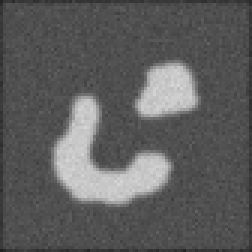
#> input picture segmentacion-snakes&levelsets/imgs/twoObj.bmp, 84 x 84 px (shown 3 times larger)
$ python main_levelSets_solution.py
#> lines starting #> are read from the running program, lines starting #| are printed output that depends on the picture; after the words box and inside, x2 and y2 are one past the last pixel; in counts of white or black regions, pixels touching at a corner belong together
# https://wiseodd.github.io/techblog/2016/11/05/levelset-method/
# https://wiseodd.github.io/techblog/2016/11/20/levelset-segmentation/

from skimage import measure
import numpy as np
import scipy.ndimage
import scipy.signal
import matplotlib.pyplot as plt
from skimage import color, io
from mpl_toolkits.mplot3d import Axes3D


def grad(x):
    return np.array(np.gradient(x))


def norm(x, axis=0):
    return np.sqrt(np.sum(np.square(x), axis=axis))


def stopping_fun(x):
    return 1. / (1. + norm(grad(x)) ** 2)


def default_phi(x):
    # Initialize surface phi at the border (margin px from the border) of the image
    # i.e. 1 outside the curve, and -1 inside the curve
    phi = np.ones(x.shape[:2])
    margin = 15
    phi[margin:-margin, margin:-margin] = -1
    return phi


def show_fig1(fig1, phi):
    ax1 = fig1.add_subplot(111, projection='3d')
    y, x = phi.shape
    x = np.arange(0, x, 1)
    y = np.arange(0, y, 1)
    X, Y = np.meshgrid(x, y)
    ax1.plot_surface(X, Y, -phi, rstride=2, cstride=2, color='r', linewidth=0, alpha=0.6, antialiased=True)
    ax1.contour(X, Y, phi, 0, colors='g', linewidths=2)


def show_fig2(fig2, phi, img):
    contours = measure.find_contours(phi, 0)
    ax2 = fig2.add_subplot(111)
    ax2.imshow(img, interpolation='nearest', cmap=plt.cm.gray)
    for n, contour in enumerate(contours):
        ax2.plot(contour[:, 1], contour[:, 0], linewidth=2)


def naive_levelSets(img, img_smooth):
    # naive level sets

    F = stopping_fun(img_smooth)
    plt.imshow(F, cmap='gray')
    plt.show()

    phi = default_phi(img)
    dt = 1.

    fig1 = plt.figure(1)
    fig2 = plt.figure(2)
    show_fig1(fig1, phi)
    show_fig2(fig2, phi, img)

    n_iter = 250
    for i in range(n_iter):
        dphi = grad(phi)
        dphi_norm = norm(dphi)

        dphi_t = F * dphi_norm

        phi = phi + dt * dphi_t

        # plt.imshow(img)
        # print("zeros:",np.sum(phi>0))
        # plt.imshow(np.linalg.norm(dphi),cmap='gray')
        show_fig1(fig1, phi)
        show_fig2(fig2, phi, img)
        plt.pause(0.5)

    print("iters:", n_iter)


# geodesic level sets


def curvature(f):
    fy, fx = grad(f)
    norm = np.sqrt(fx ** 2 + fy ** 2)
    Nx = fx / (norm + 1e-8)
    Ny = fy / (norm + 1e-8)
    return div(Nx, Ny)


def div(fx, fy):
    fyy, fyx = grad(fy)
    fxy, fxx = grad(fx)
    return fxx + fyy


def dot(x, y, axis=0):
    return np.sum(x * y, axis=axis)


def geodesic_levelSets(img, img_smooth):
    print("Now the geodesic level sets")

    phi = default_phi(img)

    fig1 = plt.figure(1)
    fig2 = plt.figure(2)
    show_fig1(fig1, phi)
    show_fig2(fig2, phi, img)

    v = 1.
    dt = 1.
    # alpha=0.3
    g = stopping_fun(img_smooth)  # , alpha)
    dg = grad(g)
    n_iter = 130
    for i in range(n_iter):
        print(i)
        dphi = grad(phi)
        dphi_norm = norm(dphi)
        kappa = curvature(phi)

        smoothing = g * kappa * dphi_norm
        balloon = g * dphi_norm * v
        attachment = dot(dphi, dg)

        dphi_t =  balloon + attachment

        phi = phi + dt * dphi_t

        show_fig2(fig2, phi, img)
        plt.pause(0.5)
        '''
        plt.imshow(phi,cmap='gray')
        plt.show()
        plt.pause(0.5)
        '''


if __name__ == "__main__":
    # read image, convert to gray levels and normalize
    img = io.imread('./imgs/twoObj.bmp')
#> img is the input picture: shape (84, 84); min 34, max 214, mean 93.8
    img = color.rgb2gray(img)
    img = img - np.mean(img)

    print(img)
#> (printed output is left out)
    gx, gy = np.gradient(img)

    print(gx)
#> (printed output is left out)
    plt.imshow(gx, cmap='gray', interpolation='none')
    plt.show()

    plt.imshow(gy, cmap='gray', interpolation='none')
    plt.show()

    # Smooth the image to reduce noise and separation between noise and edge becomes clear
    sigma = 0
    img_smooth = scipy.ndimage.filters.gaussian_filter(img, sigma)

    # evolve the surface with the naive approach and/or the GAC formulationi

    bNaive = False
    if bNaive:
        naive_levelSets(img, img_smooth)

    bGAC = True
    if bGAC:
        geodesic_levelSets(img, img_smooth)
#> in geodesic_levelSets, `phi = default_phi(img)`:
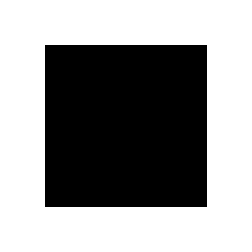
#> phi: shape (84, 84) float64 (shown 3 times larger); values -1 (black) and 1 (white), 58.7% white; 1 black region, box (x1, y1, x2, y2) and area: (15, 15, 69, 69) 2916
#> in show_fig1, `ax1.plot_surface(X, Y, -phi, rstride=2, cstride=2, color='r', linewidt..`:
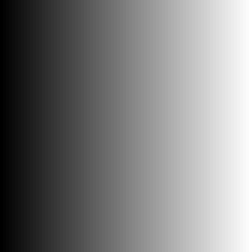
#> X: shape (84, 84) int64 (shown 3 times larger); min 0, max 83, mean 41.5; drawn with min black and max white
#> in show_fig2, `contours = measure.find_contours(phi, 0)`: contours = 1 point arrays, longest 217 points
#> the loop in show_fig2, `for n, contour in enumerate(contours):` made 1 pass
#> the loop in geodesic_levelSets, `for i in range(n_iter):` made 130 passes
#> contours in show_fig2 on passes 1 to 12: 1 point arrays, longest 217 points, 1 point arrays, longest 235 points, 1 point arrays, longest 255 points, 1 point arrays, longest 277 points, 3 point arrays, longest 313 points, 4 point arrays, longest 317 points, 4 point arrays, longest 323 points, 6 point arrays, longest 331 points, 8 point arrays, longest 341 points, 8 point arrays, longest 349 points, 10 point arrays, longest 365 points, 12 point arrays, longest 379 points
#> pass 1, in geodesic_levelSets, `dphi_norm = norm(dphi)`:
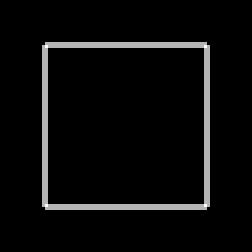
#> dphi_norm: shape (84, 84) float64 (shown 3 times larger); min 0, max 1.41, mean 0.0609; drawn with min black and max white
#> pass 1, in curvature, `fy, fx = grad(f)`:
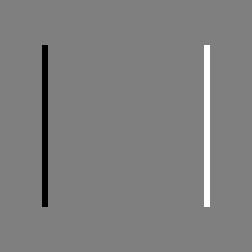
#> fx: shape (84, 84) float64 (shown 3 times larger); min -1, max 1, mean 0; drawn with min black and max white
#> pass 1, in geodesic_levelSets, `plt.pause(0.5)`:
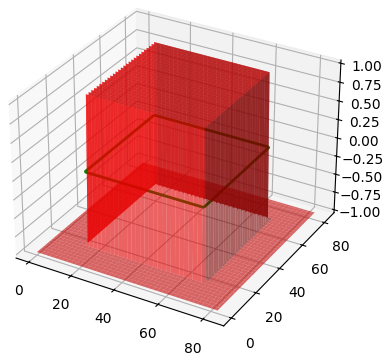
#> figure drawn by matplotlib, 1 panel
#> pass 1, in geodesic_levelSets, `plt.pause(0.5)`:
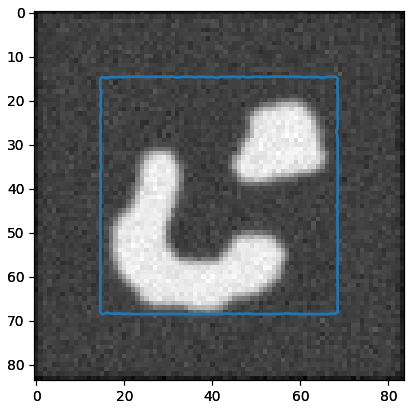
#> figure drawn by matplotlib, 2 panels
#> after the loop in geodesic_levelSets, `for i in range(n_iter):`:
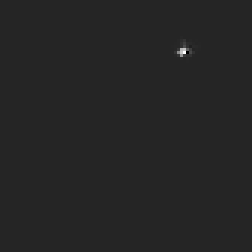
#> phi: shape (84, 84) float64 (shown 3 times larger); min -5.53e+16, max 3.21e+17, mean 2.62e+14; drawn with min black and max white
